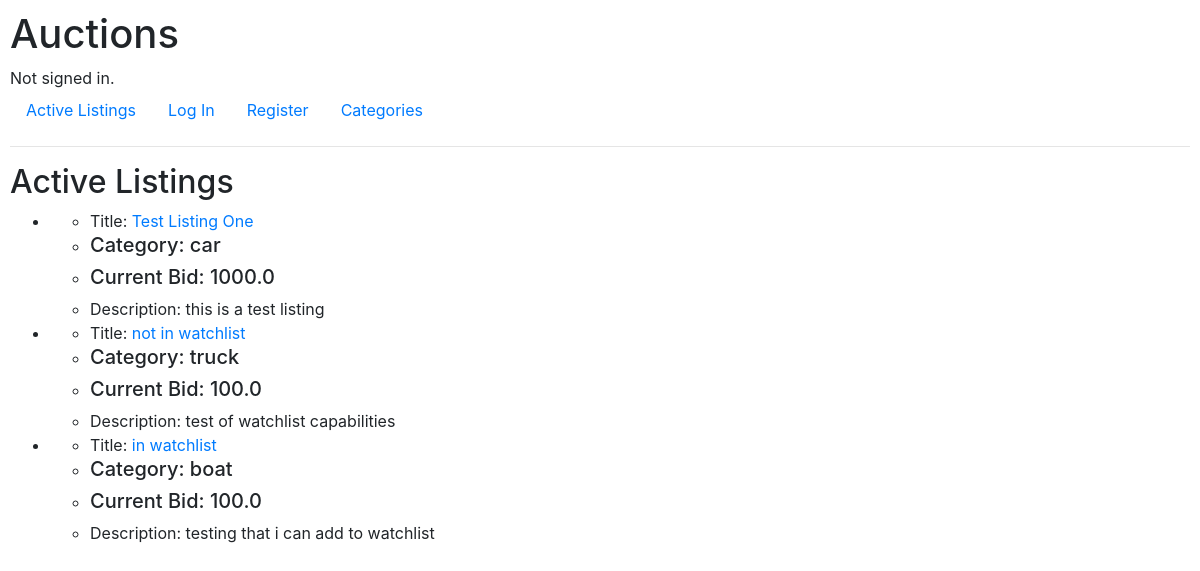
Before: / with the older database file.
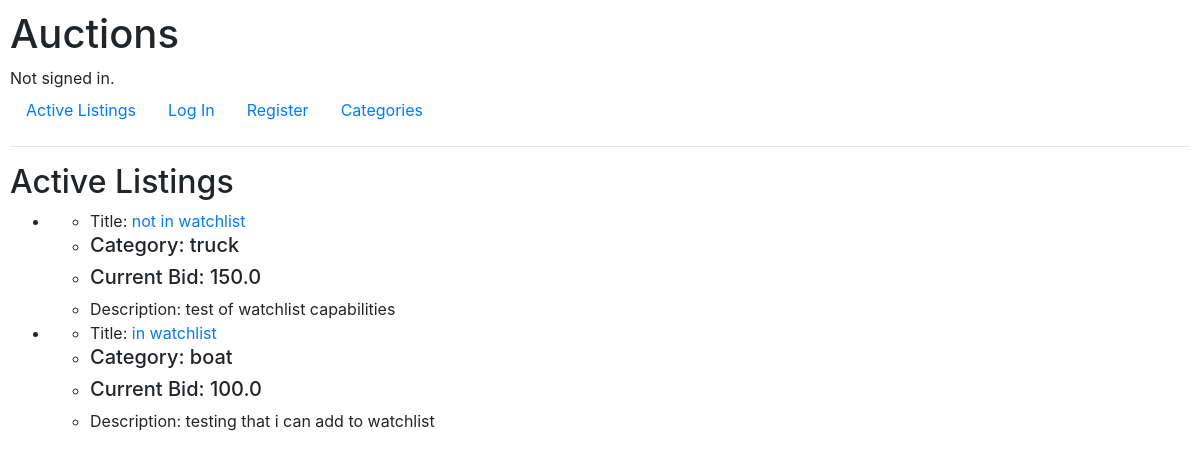
After: the same page with the newer database file.
### auctions/models.py (models this page shows)
class Listing(models.Model):
    title = models.CharField(max_length=100)
    description = models.TextField()
    startingBid = models.FloatField()
    category = models.CharField(max_length=100)
    image = models.URLField()
    currentBid = models.FloatField()
    highestBidder = models.ForeignKey("User", on_delete=models.DO_NOTHING, null = True, related_name="highestBidder")
    creator = models.ForeignKey("User", on_delete=models.CASCADE, null=True, related_name="creator")
    active = models.BooleanField(default=True)
    winner = models.ForeignKey("User", on_delete=models.DO_NOTHING, null=True, related_name="winner")
    comments = models.ManyToManyField(Comment, null=True)

### auctions/views.py (the view)
# urls.py: path("", views.index, name="index"),
def index(request):
    listings = models.Listing.objects.all()
    context = {"listings": listings}
    return render(request, "auctions/index.html", context)

### auctions/templates/auctions/index.html (shortened to what this page needs)
{% extends "auctions/layout.html" %}
{% block body %}
    <h2>Active Listings</h2>
    <ul>
        {% for listing in listings %}
            {% if listing.active %}
                <li>
                    <ul>
                        <li>Title: <a href={% url "listingPage" listingId=listing.id %}>{{listing.title}}</a></li>
                        <li><h5>Category: {{listing.category}}</h5></li>
                        <li><h5>Current Bid: {{listing.currentBid}}</h5></li>
                        <li>Description: {{listing.description}}</li>
                    </ul>
                </li>
            {% endif %}
        {% endfor %}
    </ul>
{% endblock %}

Changed rows visible on the page:
no longer on this page (row edited): Listing: title "Test Listing One", category "car", currentBid "1000.0", description "this is a test listing"
changed Listing "truck": currentBid "100.0" → "150.0"
